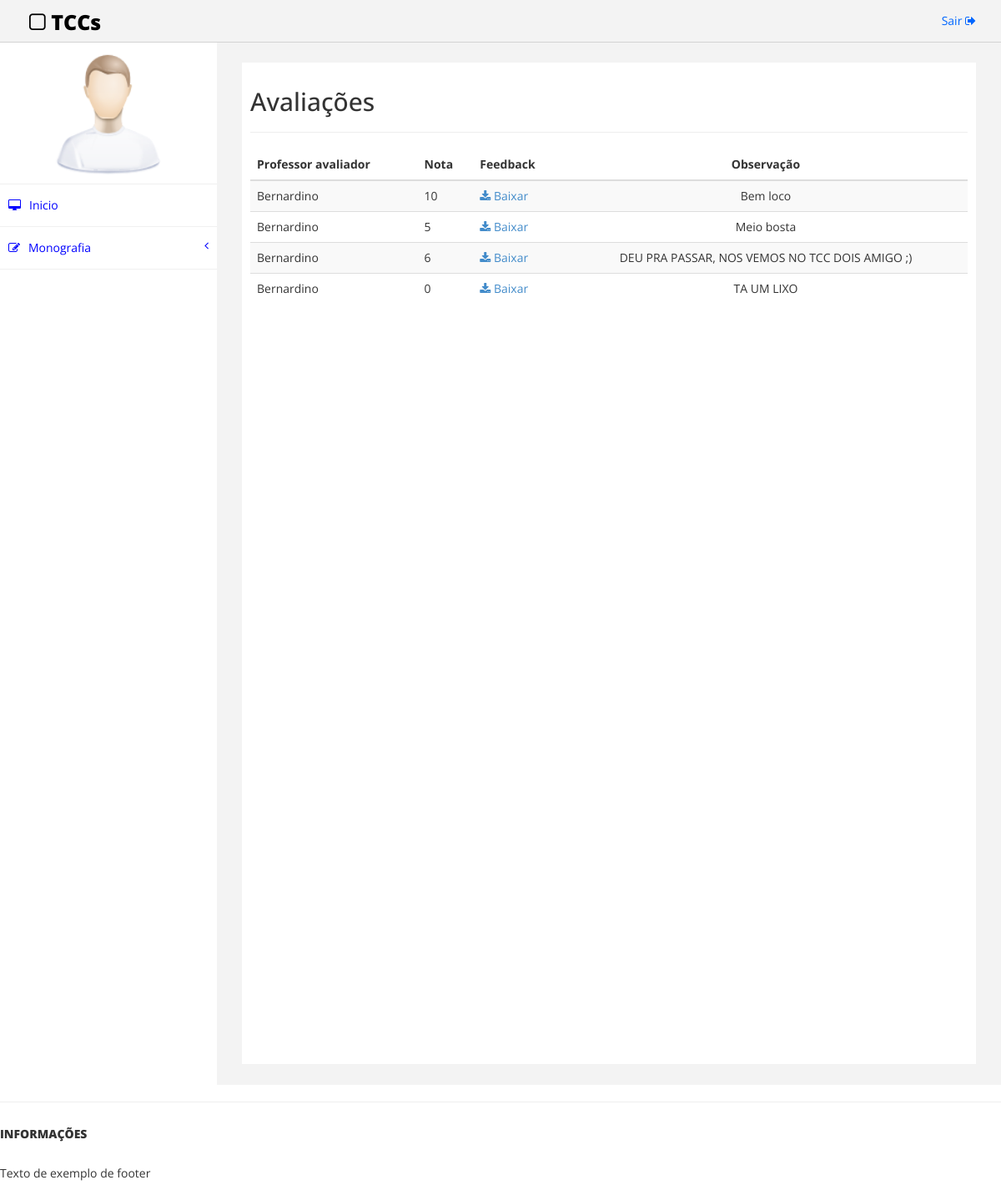
Before: /avaliacoes.php with the older database file.
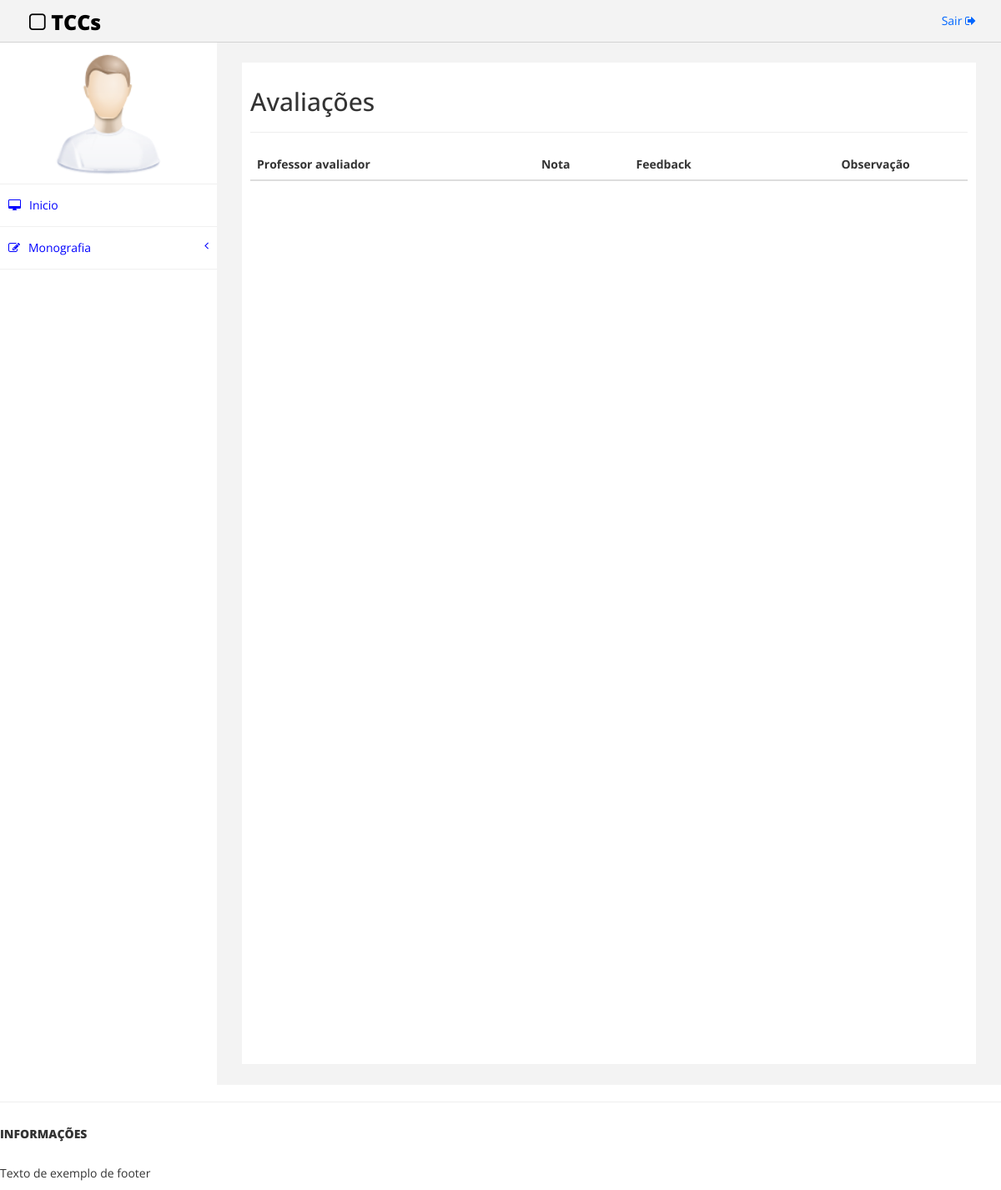
After: the same page with the newer database file.
### tables this page shows
CREATE TABLE IF NOT EXISTS `prof_avalia_monografia` (
  `Professor_siape` varchar(20) NOT NULL,
  `Monografia_idMonografia` int(11) NOT NULL,
  `Avaliacao_idAvaliacao` int(11) NOT NULL,
  PRIMARY KEY (`Professor_siape`,`Monografia_idMonografia`,`Avaliacao_idAvaliacao`),
  KEY `fk_Professor_has_Monografia_Monografia1_idx` (`Monografia_idMonografia`),
  KEY `fk_Professor_has_Monografia_Professor1_idx` (`Professor_siape`),
  KEY `fk_Prof_Avalia_Monografia_Avaliacao1_idx` (`Avaliacao_idAvaliacao`)
);

CREATE TABLE IF NOT EXISTS `professor` (
  `siape` varchar(20) NOT NULL,
  `nome` varchar(50) NOT NULL,
  `senha` varchar(45) NOT NULL,
  `email` varchar(50) NOT NULL,
  PRIMARY KEY (`siape`)
);

CREATE TABLE IF NOT EXISTS `avaliacao` (
  `idAvaliacao` int(11) NOT NULL AUTO_INCREMENT,
  `nota` float DEFAULT NULL,
  `caminhoFeedback` varchar(100) DEFAULT NULL,
  `observacao` varchar(100) DEFAULT NULL,
  PRIMARY KEY (`idAvaliacao`)
);

### avaliacoes.php (the view, shortened to what this page needs)
<!DOCTYPE html>
<html>
<head>
    <link href="assets/css/bootstrap.css" rel="stylesheet" />
    <link href="assets/css/font-awesome.css" rel="stylesheet" />
    <link href="assets/css/custom.css" rel="stylesheet" />
</head>
<body>
    <div id="wrapper">
        <div class="navbar navbar-inverse navbar-fixed-top">
            <div class="adjust-nav">
                <div class="navbar-header">
                    <a class="navbar-brand" href="#"><i class="fa fa-square-o "></i>&nbsp;TCCs</a>
                </div>
                <div class="navbar-collapse collapse">
                    <ul class="nav navbar-nav navbar-right">
                        <li><a href="#">Sair <i class="fa fa-sign-out "></i></a></li>
                    </ul>
                </div>
            </div>
        </div>
        <nav class="navbar-default navbar-side" role="navigation">
            <div class="sidebar-collapse">
                <ul class="nav" id="main-menu">
                    <li class="text-center user-image-back">
                        <img src="assets/img/find_user.png" class="img-responsive user-image" />
                    </li>
                    <li>
                        <a href="indexAluno.html"><i class="fa fa-desktop "></i>Inicio</a>
                    </li>
                    <li>
                        <a href="#"><i class="fa fa-edit "></i>Monografia<span class="fa arrow"></span></a>
                    </li>
            </div>
        </nav>
        <div id="page-wrapper">
            <div id="page-inner">
                <div class="row">
                    <div class="col-md-12">
                     <h2>Avaliações</h2>
                     <hr />
                    </div>
                </div>
                <div class="row">
                    <div class="col-md-12">
                        <table class="table table-striped table-hover table-responsive">
                            <thead>
                                <tr>
                                    <th>
                                        Professor avaliador
                                    </th>
                                    <th>
                                        Nota
                                    </th>
                                    <th>
                                        Feedback
                                    </th>
                                    <th class="text-center">
                                        Observação
                                    </th>
                                </tr>
                            </thead>
                            <tbody>
                                <?php
                                    $conn = new Connection();
                                    $connection = $conn->getConnection();
                                    $sql = "SELECT * FROM avaliacao INNER JOIN prof_avalia_monografia ON idAvaliacao = Avaliacao_idAvaliacao INNER JOIN professor ON siape = Professor_siape;";
                                    $resultado = mysqli_query($connection, $sql) or die ("Erro ao conectar na tabela " . mysqli_error($connection));
                                    while($row = $resultado->fetch_assoc()) {
                                            echo "<tr>
                                                    <td>
                                                        ".$row["nome"]."
                                                    </td>
                                                    <td>
                                                        ".$row["nota"]."
                                                    </td>
                                                    <td>
                                                        <a href=''><i class='fa fa-download' aria-hidden='true'></i><span> Baixar</span></a>
                                                    </td>
                                                    <td class='text-center'>
                                                        ".$row["observacao"]."
                                                    </td>
                                                </tr>";
                                    }
                                ?>
                            </tbody>
                        </table>
                    </div>
                </div>
            </div>
        </div>
                <hr />
                <div class="row">
                    <div class="col-md-12">
                        <h5>Informações</h5>
                            <p>Texto de exemplo de footer</p>
                    </div>
                </div>
            </div>
</body>
</html>

### assets/css/custom.css (style rules this page uses)
body { font-family: 'Open Sans', sans-serif; }
#wrapper { width: 100%; margin-top:50px; }
#page-wrapper { padding: 15px 15px; min-height: 600px; background:#F3F3F3; }
#page-inner { width:100%; margin:10px 20px 10px 0px; background-color:#fff!important; padding:10px; min-height:1200px; }
.text-center { text-align:center; }
.user-image-back { background-color: white; padding: 10px; }
.user-image { width: 150px; height: 150px; display: block; margin: 0 auto; }
h5,.h5 { font-size: 14px; font-weight: 900; text-transform: uppercase; padding-bottom:20px; }
.navbar-inverse .navbar-nav > li > a { color: #06F; }
.arrow { float: right; }
.fa.arrow:before { content: "\f104"; }
.sidebar-collapse , .sidebar-collapse .nav { background:none; }
.sidebar-collapse .nav { padding:0; }
.sidebar-collapse .nav > li > a { background: #FFFFFF; text-shadow: none; color:#0000FF; }
.sidebar-collapse > .nav > li > a { padding:15px 10px; }
.sidebar-collapse > .nav > li { border-bottom: 1px solid rgba(240, 240, 240, 1) !important; }
.navbar-side { border:none; background-color: #202020; }
.navbar-inverse { background-color: #f3f3f3; border-color: #D3D3D3; }
.navbar-default { border:0px solid #DDDDDD; }
.nav > li > a > i { margin-right:10px; }
.navbar-inverse .navbar-brand { color: #000000; font-size: 25px; font-weight: 900; }
.adjust-nav { padding-left:20px;padding-right:20px; }
@media (min-width:768px) { #page-wrapper { margin: 0 0 0 260px; padding: 15px 30px; min-height: 1200px; } }
@media (min-width:768px) { .navbar-side { z-index: 1; position: absolute; width: 260px; } }
@media (min-width:768px) { .navbar { border-radius: 0px; } }

Changed rows visible on the page:
removed prof_avalia_monografia: Professor_siape.nome "Bernardino", Avaliacao_idAvaliacao.nota "10", Avaliacao_idAvaliacao.observacao "Bem loco"
removed prof_avalia_monografia: Professor_siape.nome "Bernardino", Avaliacao_idAvaliacao.nota "5", Avaliacao_idAvaliacao.observacao "Meio bosta"
removed prof_avalia_monografia: Professor_siape.nome "Bernardino", Avaliacao_idAvaliacao.nota "6", Avaliacao_idAvaliacao.observacao "DEU PRA PASSAR, NOS VEMOS NO TCC DOIS AMIGO ;)"
removed prof_avalia_monografia: Professor_siape.nome "Bernardino", Avaliacao_idAvaliacao.nota "0", Avaliacao_idAvaliacao.observacao "TA UM LIXO"
